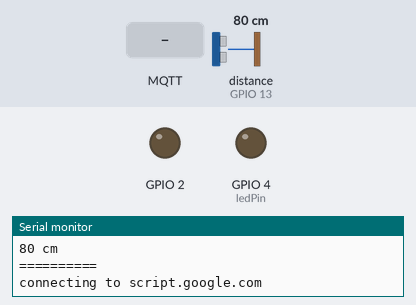
A sketch run on a simulated ESP8266 (NodeMCU). Shown: output pins drawn as LEDs (lit = HIGH), the last lines printed to the serial monitor. Wiring (inferred from the names in the program): ultrasonic range finder: trigger GPIO 15; echo GPIO 13. The test bench sets the inputs (shaded band); at power-on: distance to the obstacle (sensor on GPIO 13) 80 cm. The echo pulse lasts 58.3 µs per cm; WiFi joins after 1.5 s; servers stay silent unless stated; uploads are accepted with an empty reply; random numbers use the default seed unless the sketch sets one; no MQTT or app messages arrive unless stated; pins used as bus, display or sensor lines are not drawn.

Above: at 2.7 s.
2.8 s: distance to the obstacle (sensor on GPIO 13) set to 11 cm
5.3 s: distance to the obstacle (sensor on GPIO 13) set to 8 cm
At 7.3 s:
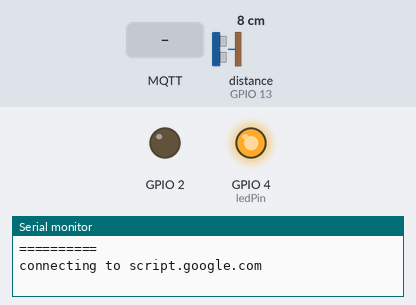
7.6 s: MQTT message "0" arrives on the first subscribed topic
At 9.5 s:
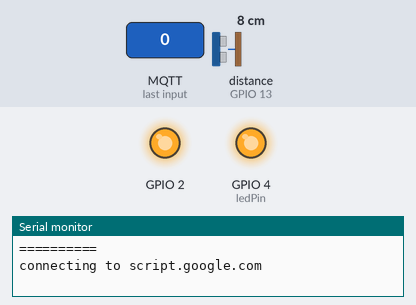
9.8 s: distance to the obstacle (sensor on GPIO 13) set to 18 cm
At 11.6 s:
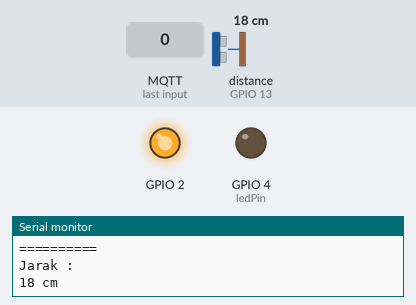
12.1 s: distance to the obstacle (sensor on GPIO 13) set to 2 cm
At 13.7 s:
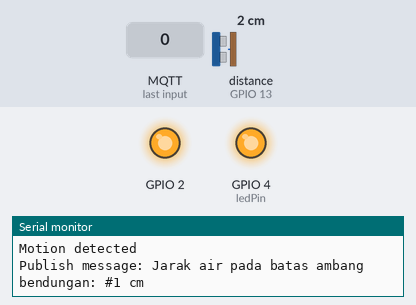
14.4 s: distance to the obstacle (sensor on GPIO 13) set to 35 cm
At 15.6 s:
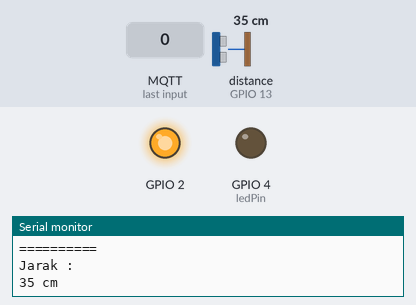
Timing chart, 0 to 17.4 s (numbered marks = the images above; inputs shaded):
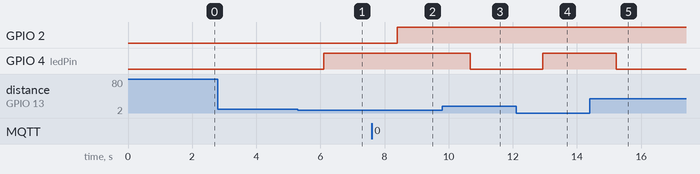

Measured:
- the behaviour switches between 10 and 9 cm on distance to the obstacle (sensor on GPIO 13) (found by bisection; images 0 and 1)
- after the input at 5.3 s, GPIO 4 (ledPin): LOW → HIGH after 0.81 s
- after the input at 7.6 s, GPIO 2: LOW → HIGH after 0.79 s
- after the input at 9.8 s, GPIO 4 (ledPin): HIGH → LOW after 0.87 s
- after the input at 12.1 s, GPIO 4 (ledPin): LOW → HIGH after 0.84 s
- after the input at 14.4 s, GPIO 4 (ledPin): HIGH → LOW after 0.82 s

The sketch:

final_project.ino
```cpp
#include <ESP8266WiFi.h>
#include <PubSubClient.h>

const char* ssid = "GRYFFINDOR";
const char* password = "Al0homor4";
const char* mqtt_server = "broker.mqtt-dashboard.com";
const char* host = "script.google.com";
const int httpsPort = 443;

String SCRIPT_ID = "1b3PHimFdXWwRdBv6_LVCesV73MxfSK2WQbE5vyOLgLw";

WiFiClient espClient;
PubSubClient client(espClient);
unsigned long lastMsg = 0;
#define MSG_BUFFER_SIZE  (50)
char msg[MSG_BUFFER_SIZE];
int value = 0;

#define ledPin 4
#define triggerPin  15
#define echoPin     13

void setup_wifi() {

  delay(10);
  // We start by connecting to a WiFi network
  Serial.println();
  Serial.print("Connecting to ");
  Serial.println(ssid);

  WiFi.mode(WIFI_STA);
  WiFi.begin(ssid, password);

  while (WiFi.status() != WL_CONNECTED) {
    delay(500);
    Serial.print(".");
  }

  randomSeed(micros());

  Serial.println("");
  Serial.println("WiFi connected");
  Serial.println("IP address: ");
  Serial.println(WiFi.localIP());
}

void callback(char* topic, byte* payload, unsigned int length) {
  Serial.print("Message arrived [");
  Serial.print(topic);
  Serial.print("] ");
  for (int i = 0; i < length; i++) {
    Serial.print((char)payload[i]);
  }
  Serial.println();

  // Switch on the LED if an 1 was received as first character
  if ((char)payload[0] == '1') {
    digitalWrite(BUILTIN_LED, LOW);   // Turn the LED on (Note that LOW is the voltage level
    // but actually the LED is on; this is because
    // it is active low on the ESP-01)
  } else {
    digitalWrite(BUILTIN_LED, HIGH);  // Turn the LED off by making the voltage HIGH
  }

}

void reconnect() {
  // Loop until we're reconnected
  while (!client.connected()) {
    Serial.print("Attempting MQTT connection...");
    // Create a random client ID
    String clientId = "ESP8266Client-";
    clientId += String(random(0xffff), HEX);
    // Attempt to connect
    if (client.connect(clientId.c_str())) {
      Serial.println("connected");
      // Once connected, publish an announcement...
      // ... and resubscribe
      client.subscribe("inSensorBanjir");
    } else {
      Serial.print("failed, rc=");
      Serial.print(client.state());
      Serial.println(" try again in 5 seconds");
      // Wait 5 seconds before retrying
      delay(5000);
    }
  }
}

void setup() {
  // put your setup code here, to run once:
  pinMode(BUILTIN_LED, OUTPUT);     // Initialize the BUILTIN_LED pin as an output
  Serial.begin(115200);
  setup_wifi();
  client.setServer(mqtt_server, 1883);
  client.setCallback(callback);
  pinMode(ledPin, OUTPUT);
  pinMode(triggerPin, OUTPUT);
  pinMode(echoPin, INPUT);
}

void loop() {
  // put your main code here, to run repeatedly:
  if (!client.connected()) {
    reconnect();
  }
  client.loop();

  long duration, distance;

  digitalWrite(triggerPin, LOW);
  delayMicroseconds(2);
  digitalWrite(triggerPin, HIGH);
  delayMicroseconds(10);
  digitalWrite(triggerPin, LOW);

  duration = pulseIn(echoPin, HIGH);
  distance = (duration/2) / 29.1;

  Serial.println("Jarak :");
  Serial.print(distance);
  Serial.println(" cm");

  if (distance < 10)
  {
    Serial.println("Motion detected");
    digitalWrite(ledPin, HIGH);

    unsigned long now = millis();
    if (now - lastMsg > 2000) {
      lastMsg = now;
      ++value;
      snprintf (msg, MSG_BUFFER_SIZE, "Jarak air pada batas ambang bendungan: #%ld cm", distance);
      Serial.print("Publish message: ");
      Serial.println(msg);
      client.publish("outSensorBanjir", msg);
    }
  }
  else {
    digitalWrite(ledPin, LOW);
  }
  delay(1000);
  sendData(distance);
}

void sendData(unsigned int value) {
  Serial.println("==========");
  Serial.print("connecting to ");
  Serial.println(host);

  // Connect ke Google host
  if (!espClient.connect(host, httpsPort)) {
    Serial.println("connection failed");
    return;
  }

  // Proses dan kirim data
  String string_nilai =  String(value, DEC); // fungsi DEC mengakhiri value terakhir

  String url = "/macros/s/" + SCRIPT_ID + "/exec?value1=" + string_nilai; // variabel disamakan dengan yang di script google sheets
  Serial.print("requesting URL: ");
  Serial.println(url);

  espClient.print(String("GET ") + url + " HTTP/1.1\r\n" +
         "Host: " + host + "\r\n" +
         "User-Agent: BuildFailureDetectorESP8266\r\n" +
         "Connection: close\r\n\r\n");

  Serial.println("request sent");

  // Check data terkirim atau tidak
  while (espClient.connected()) {
    String line = espClient.readStringUntil('\n');
    if (line == "\r") {
      Serial.println("headers received");
      break;
    }
  }
  String line = espClient.readStringUntil('\n');
  if (line.startsWith("{\"state\":\"success\"")) {
    Serial.println("esp8266/Arduino CI successfull!");
  } else {
    Serial.println("esp8266/Arduino CI has failed");
  }
  Serial.print("reply was : ");
  Serial.println(line);
  Serial.println("closing connection");
  Serial.println("==========");
  Serial.println();
}
```
